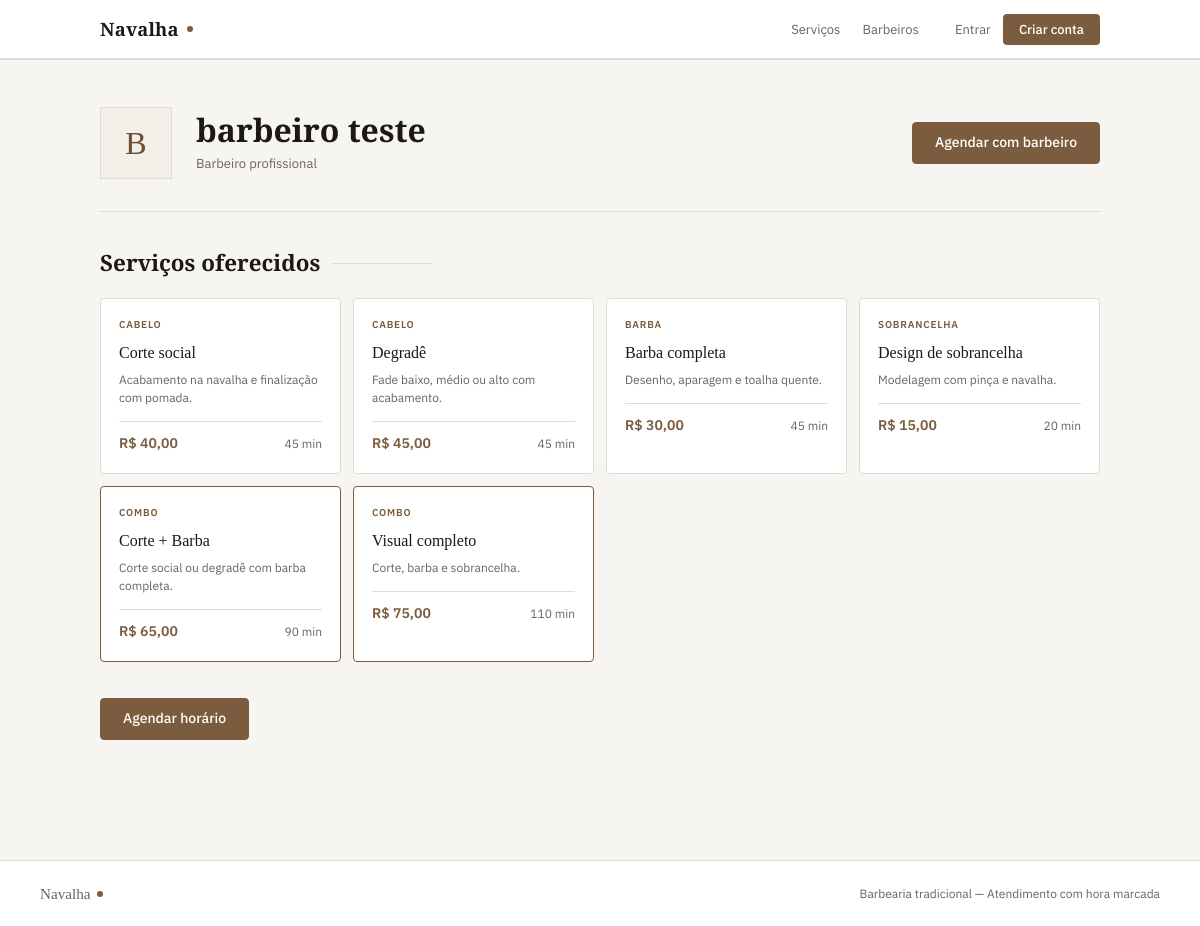
Page /barbeiro.php?id=3 on the committed database.
### tables this page shows
CREATE TABLE usuarios (
 id INT UNSIGNED AUTO_INCREMENT PRIMARY KEY, nome VARCHAR(100) NOT NULL, email VARCHAR(150) NOT NULL UNIQUE,
 senha_hash VARCHAR(255) NOT NULL, perfil ENUM('cliente','barbeiro','admin') NOT NULL DEFAULT 'cliente',
 ativo TINYINT(1) NOT NULL DEFAULT 1, force_reset TINYINT(1) NOT NULL DEFAULT 0, criado_em DATETIME NOT NULL DEFAULT CURRENT_TIMESTAMP
);

CREATE TABLE servicos (id INT UNSIGNED AUTO_INCREMENT PRIMARY KEY, categoria_id INT UNSIGNED NOT NULL, nome VARCHAR(100) NOT NULL, descricao TEXT, preco DECIMAL(8,2) NOT NULL, duracao_min SMALLINT UNSIGNED NOT NULL, ativo TINYINT(1) NOT NULL DEFAULT 1, criado_em DATETIME NOT NULL DEFAULT CURRENT_TIMESTAMP, FOREIGN KEY(categoria_id) REFERENCES categorias(id));

CREATE TABLE categorias (id INT UNSIGNED AUTO_INCREMENT PRIMARY KEY, nome VARCHAR(60) NOT NULL, descricao VARCHAR(255), ordem TINYINT UNSIGNED NOT NULL DEFAULT 0, ativo TINYINT(1) NOT NULL DEFAULT 1);

CREATE TABLE combos (id INT UNSIGNED AUTO_INCREMENT PRIMARY KEY, nome VARCHAR(100) NOT NULL, descricao TEXT, preco DECIMAL(8,2) NOT NULL, duracao_min SMALLINT UNSIGNED NOT NULL, ativo TINYINT(1) NOT NULL DEFAULT 1, criado_em DATETIME NOT NULL DEFAULT CURRENT_TIMESTAMP);

### includes/auth.php (called while the page is built, shortened)
<?php
function e(string|null $value): string { return htmlspecialchars((string)$value, ENT_QUOTES, 'UTF-8'); }

### public/barbeiro.php (the view, shortened to what this page needs)
<?php
require_once __DIR__ . '/../includes/db.php';
require_once __DIR__ . '/../includes/auth.php';
$pdo = db();
$id  = (int)($_GET['id'] ?? 0);
$stmt = $pdo->prepare(
    "SELECT id, nome FROM usuarios WHERE id=? AND perfil='barbeiro' AND ativo=1 LIMIT 1"
);
$stmt->execute([$id]);
$barbeiro = $stmt->fetch();
$servicos = $pdo->prepare(
    "SELECT s.nome, s.descricao, s.preco, s.duracao_min, c.nome AS categoria
     FROM barbeiro_servicos bs
     JOIN servicos s ON s.id = bs.servico_id AND s.ativo = 1
     JOIN categorias c ON c.id = s.categoria_id AND c.ativo = 1
     WHERE bs.barbeiro_id = ?
     ORDER BY c.ordem, s.nome"
);
$servicos->execute([$id]);
$servicos = $servicos->fetchAll();
$combos = $pdo->prepare(
    "SELECT c.nome, c.descricao, c.preco, c.duracao_min
     FROM barbeiro_combos bc
     JOIN combos c ON c.id = bc.combo_id AND c.ativo = 1
     WHERE bc.barbeiro_id = ?
     ORDER BY c.nome"
);
$combos->execute([$id]);
$combos = $combos->fetchAll();
require __DIR__ . '/../includes/header.php';
?>
<div style="padding-top:48px; padding-bottom:80px;">
  <div style="display:flex; align-items:center; gap:24px; padding-bottom:32px; border-bottom:1px solid var(--border); margin-bottom:40px;">
    <div style="width:72px; height:72px; background:var(--surface-2); border:1px solid var(--border); display:flex; align-items:center; justify-content:center; font-family:var(--font-display); font-size:2rem; color:var(--gold-dim); flex-shrink:0;">
      <?= e(mb_strtoupper(mb_substr($barbeiro['nome'], 0, 1))) ?>
    </div>
    <div>
      <h1 style="font-size:2rem; margin-bottom:4px;"><?= e($barbeiro['nome']) ?></h1>
      <p class="muted" style="font-size:13px;">Barbeiro profissional</p>
    </div>
    <div style="margin-left:auto;">
      <a class="btn" href="/agendar.php?barbeiro=<?= (int)$barbeiro['id'] ?>">Agendar com <?= e(explode(' ', $barbeiro['nome'])[0]) ?></a>
    </div>
  </div>
  <?php if ($servicos || $combos): ?>
    <div class="section-head">
      <h2 style="font-size:1.4rem">Serviços oferecidos</h2>
      <span class="section-head-line"></span>
    </div>
    <div class="services-grid" style="margin-bottom:36px;">
      <?php foreach ($servicos as $s): ?>
        <div class="service-card">
          <p class="service-cat"><?= e($s['categoria']) ?></p>
          <p class="service-name"><?= e($s['nome']) ?></p>
          <?php if ($s['descricao']): ?><p class="service-desc"><?= e($s['descricao']) ?></p><?php endif; ?>
          <div class="service-meta">
            <span class="service-price">R$ <?= number_format((float)$s['preco'], 2, ',', '.') ?></span>
            <span class="service-time"><?= (int)$s['duracao_min'] ?> min</span>
          </div>
        </div>
      <?php endforeach; ?>
      <?php foreach ($combos as $c): ?>
        <div class="service-card service-card--combo">
          <p class="service-cat">Combo</p>
          <p class="service-name"><?= e($c['nome']) ?></p>
          <?php if ($c['descricao']): ?><p class="service-desc"><?= e($c['descricao']) ?></p><?php endif; ?>
          <div class="service-meta">
            <span class="service-price">R$ <?= number_format((float)$c['preco'], 2, ',', '.') ?></span>
            <span class="service-time"><?= (int)$c['duracao_min'] ?> min</span>
          </div>
        </div>
      <?php endforeach; ?>
    </div>
    <a class="btn" href="/agendar.php?barbeiro=<?= (int)$barbeiro['id'] ?>">Agendar horário</a>
  <?php else: ?>
    <div class="card">
      <p class="muted">Este barbeiro ainda não tem serviços configurados.</p>
    </div>
  <?php endif; ?>
</div>
<?php require __DIR__ . '/../includes/footer.php'; ?>

### public/assets/css/tokens.css (style rules this page uses)
:root { --bg: #F7F5F2; --surface: #FFFFFF; --surface-2: #F2EFE9; --border: #E0DAD1; --border-dark: #C8BFB2; --text: #1C1814; --muted: #6E6258; --faint: #B0A598; --accent: #7C5C3E; --accent-hover:#6A4E33; --accent-light:#EDE5DB; --accent-text: #FFFFFF; --ok: #3A7D5A; --ok-bg: #EBF5EF; --ok-text: #245C3F; --err: #B04040; --err-bg: #FAEAEA; --err-text: #8A2020; --warn: #8A6800; --warn-bg: #FFF8E1; --warn-text: #6B5000; --font-display:'Playfair Display', Georgia, serif; --font-body: 'IBM Plex Sans', system-ui, sans-serif; --font-mono: 'IBM Plex Mono', 'Courier New', monospace; --max-content: 1080px; --radius: 4px; --gold: var(--accent); --gold-dim: var(--accent-hover); --gold-pale: var(--muted); --surface-2: #F2EFE9; --ok-bg: #EBF5EF; --err-bg: #FAEAEA; }

### public/assets/css/global.css (style rules this page uses)
*, *::before, *::after { box-sizing: border-box; margin: 0; padding: 0; }
html { scroll-behavior: smooth; }
body { background: var(--bg); color: var(--text); font-family: var(--font-body); font-size: 15px; line-height: 1.65; -webkit-font-smoothing: antialiased; }
a { color: inherit; text-decoration: none; }
.btn { display: inline-block; background: var(--accent); color: var(--accent-text); border: 1px solid var(--accent); padding: 10px 22px; font-size: 14px; font-weight: 500; cursor: pointer; text-decoration: none; border-radius: var(--radius); transition: background .15s, border-color .15s; white-space: nowrap; line-height: 1.4; }
h1, h2, h3, h4 { font-family: var(--font-display); line-height: 1.15; color: var(--text); }
h1 { font-size: clamp(1.8rem, 4vw, 2.8rem); font-weight: 700; }
h2 { font-size: 1.6rem; font-weight: 600; }
.muted { color: var(--muted); }
.section-head { display: flex; align-items: center; gap: 12px; margin-bottom: 24px; flex-wrap: wrap; }
.section-head h2 { line-height: 1; }
.section-head-line { flex: 1; height: 1px; background: var(--border); max-width: 100px; min-width: 16px; }
.services-grid { display: grid; grid-template-columns: repeat(auto-fill, minmax(220px, 1fr)); gap: 12px; }
.service-card { background: var(--surface); border: 1px solid var(--border); border-radius: var(--radius); padding: 18px; transition: box-shadow .15s, border-color .15s; }
.service-cat { font-size: 10px; font-weight: 600; letter-spacing: .08em; text-transform: uppercase; color: var(--accent); margin-bottom: 6px; }
.service-name { font-family: var(--font-display); font-size: 1rem; color: var(--text); margin-bottom: 5px; }
.service-desc { font-size: 12px; color: var(--muted); line-height: 1.5; }
.service-meta { display: flex; justify-content: space-between; align-items: baseline; margin-top: 14px; padding-top: 10px; border-top: 1px solid var(--border); }
.service-price { color: var(--accent); font-size: 14px; font-weight: 600; }
.service-time { color: var(--muted); font-size: 12px; }
.service-card--combo { border-color: var(--accent); }
.service-card--combo .service-cat { color: var(--accent); }

### rows in the picture
usuarios: nome "B", nome "barbeiro teste", nome "barbeiro"
servicos: categoria.nome "CABELO", nome "Corte social", descricao "Acabamento na navalha e finalização com pomada.", preco "40,00", duracao_min "45"
servicos: categoria.nome "CABELO", nome "Degradê", descricao "Fade baixo, médio ou alto com acabamento.", preco "45,00", duracao_min "45"
servicos: categoria.nome "BARBA", nome "Barba completa", descricao "Desenho, aparagem e toalha quente.", preco "30,00", duracao_min "45"
servicos: categoria.nome "SOBRANCELHA", nome "Design de sobrancelha", descricao "Modelagem com pinça e navalha.", preco "15,00", duracao_min "20"
combos: nome "Corte + Barba", descricao "Corte social ou degradê com barba completa.", preco "65,00", duracao_min "90"
combos: nome "Visual completo", descricao "Corte, barba e sobrancelha.", preco "75,00", duracao_min "110"
